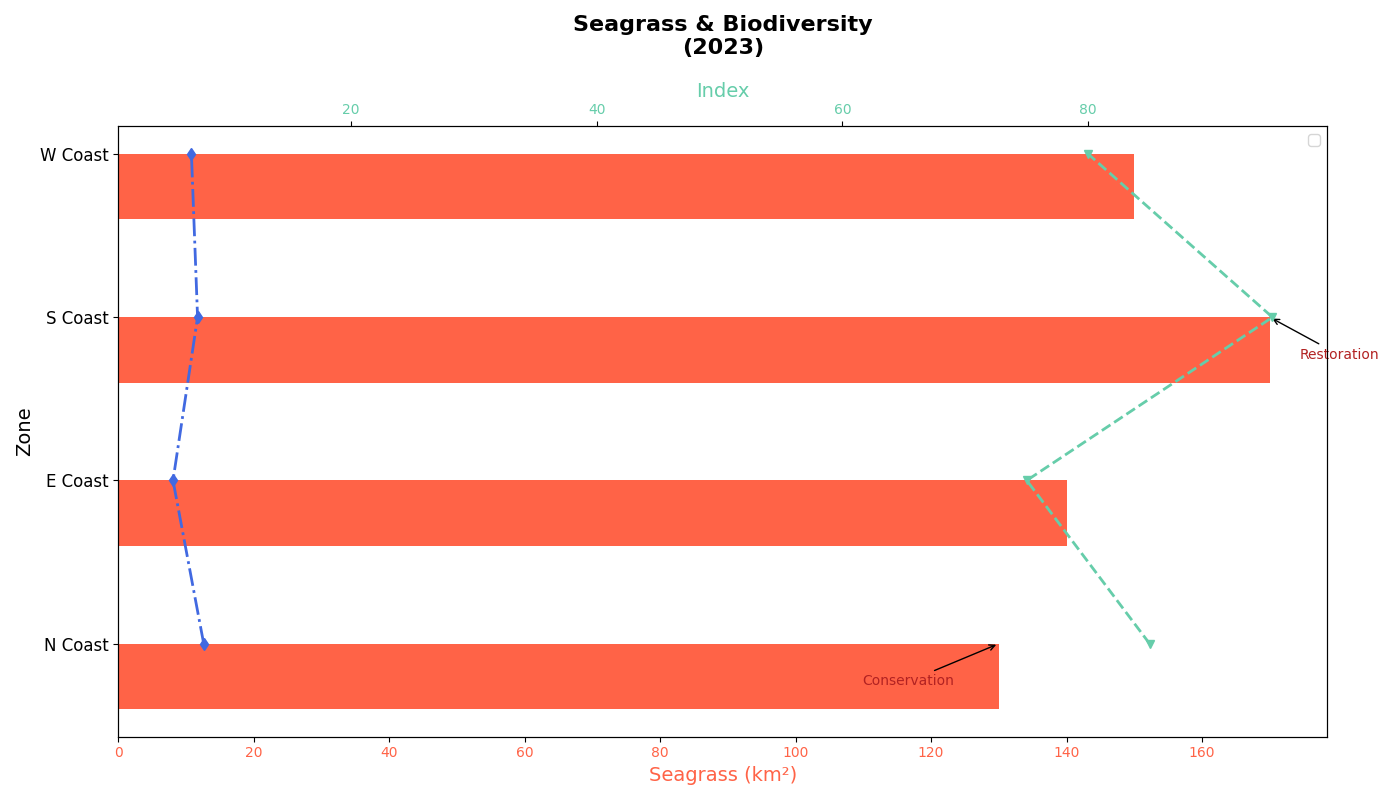

Write the Python code that produced this figure.
import matplotlib.pyplot as plt
import numpy as np

zones = ['N Coast', 'E Coast', 'S Coast', 'W Coast']
seagrass_coverage = np.array([130, 140, 170, 150])
biodiversity_index = np.array([85, 75, 95, 80])
coral_reef_quality = np.array([8, 5.5, 7.5, 7])

bar_height = 0.4
fig, ax1 = plt.subplots(figsize=(14, 8))
y_positions = np.arange(len(zones))

# Shuffled colors for each data group
ax1.barh(y_positions - bar_height/2, seagrass_coverage, bar_height, label='Seagrass Coverage', color='tomato')

ax2 = ax1.twiny()

ax2.plot(biodiversity_index, y_positions, color='mediumaquamarine', lw=2, marker='v', linestyle='--', label='Biodiversity')
ax2.plot(coral_reef_quality, y_positions, color='royalblue', lw=2, marker='d', linestyle='-.', label='Coral Quality')

annotations = {
    'N Coast': ('Conservation', (-65, -30)),
    'S Coast': ('Restoration', (50, -30)),
}

for zone, (text, offset) in annotations.items():
    index = np.where(np.array(zones) == zone)[0][0]
    ax1.annotate(
        text,
        (seagrass_coverage[index], y_positions[index]),
        xytext=offset,
        textcoords='offset points',
        arrowprops=dict(arrowstyle='->', color='black'),
        ha='center', fontsize=10, color='firebrick'
    )

ax1.set_title("Seagrass & Biodiversity\n(2023)", fontsize=16, fontweight='bold', pad=20)
ax1.set_ylabel("Zone", fontsize=14)
ax1.set_xlabel("Seagrass (km²)", fontsize=14, color='tomato')
ax2.set_xlabel("Index", fontsize=14, color='mediumaquamarine')

ax1.set_yticks(y_positions)
ax1.set_yticklabels(zones, rotation=0, fontsize=12)
ax1.xaxis.set_tick_params(labelcolor='tomato')
ax2.xaxis.set_tick_params(labelcolor='mediumaquamarine')

bars = ax1.patches
lines = ax2.get_lines()
labels = [bar.get_label() for bar in bars] + [line.get_label() for line in lines]
ax1.legend(lines + [ax1.containers[0]], labels, loc='upper right', fontsize=11)
ax1.grid(False)
plt.tight_layout()
plt.show()
